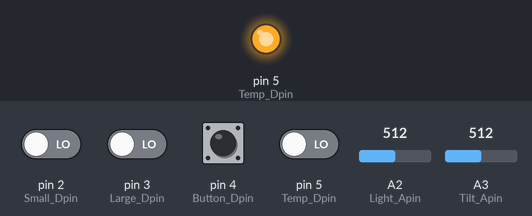
A sketch run on a simulated Arduino Uno, built with avr-gcc and run on an emulated ATmega328P. Parts: output pins drawn as LEDs (lit = HIGH). Inputs (shaded band) come from the test bench; at power-on: pin 4 (Button_Dpin) HIGH, pin 2 (Small_Dpin), pin 3 (Large_Dpin), pin 5 (Temp_Dpin) LOW, A2 (Light_Apin) = 512, A3 (Tilt_Apin) = 512. What the sketch prints to the serial monitor is not drawn.

Above: at 0.1 s.
Timing chart, 0 to 61.6 s (numbered marks = the images above):
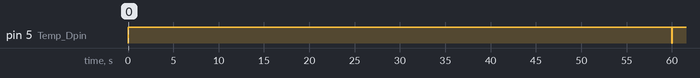

The sketch:

Sensor4.ino
```cpp
#include "Thread.h"
#include "ThreadController.h"
#include "TimerOne.h"

// SET ALL THE INTERFACES
const int Small_Dpin = 2;
const int Small_Apin = A0;
const int Large_Dpin = 3;
const int Large_Apin = A1;
const int Temp_Dpin = 5;
const int Button_Dpin = 4;
const int Light_Apin = A2;
const int Tilt_Apin = A3;
byte Tdat[3];

// SET GLOBAL VARIABLES FOR READING
int Sounds = 0;
int Bump = 0;
int Buttons = 9000;
int Lights = 0;
int Lamp = 0;
int Tilts = 0;
int Move = 0;
int n = 0;

ThreadController controller = ThreadController();
Thread Sound = Thread();
Thread Temp = Thread();
Thread Button = Thread();
Thread Light = Thread();
Thread Tilt = Thread();

//Callbacks
void Soundcallback(){
  int SoundWas = 0;
  int s = 0;
  SoundWas = Sounds;
  if(digitalRead(Small_Dpin)==1){
    Sounds = analogRead(Small_Apin);
  }
  if(digitalRead(Large_Dpin)==1){
    Sounds = Sounds + analogRead(Large_Apin);
  }
  s = SoundWas - Sounds;
  if( s >= 3){
    Bump = 1;
  }
}
void Tempcallback(){
  //noInterrupts();
  //read_temp();
  //interrupts();
}
void Buttoncallback(){
  Buttons = digitalRead(Button_Dpin);
}
void Lightcallback(){
  int LightWas = 0;
  int l = 0;
  LightWas = Lights;
  Lights = analogRead(Light_Apin);
  l = LightWas - Lights;
  if( abs(l) >= 50){
    Lamp = 1;
  }
}
void Tiltcallback(){
  int TiltWas = 0;
  int t = 0;
  TiltWas = Tilts;
  Tilts = analogRead(Tilt_Apin);
  t = TiltWas - Tilts;
  if( t >= 600){
    Move = 1;
  }
}

// This is the callback for the Timer
void timerCallback(){
  controller.run();
}

void setup(){
  pinMode(Small_Dpin, INPUT);
  pinMode(Large_Dpin, INPUT);
  pinMode(Temp_Dpin, OUTPUT);
  digitalWrite(Temp_Dpin,HIGH);

  Serial.begin(9600);

  Sound.onRun(Soundcallback);
  Sound.setInterval(10);
  Temp.onRun(Tempcallback);
  Temp.setInterval(300000);
  Button.onRun(Buttoncallback);
  Button.setInterval(100);
  Light.onRun(Lightcallback);
  Light.setInterval(10000);
  Tilt.onRun(Tiltcallback);
  Tilt.setInterval(200);

  controller.add(&Sound);
  controller.add(&Temp);
  controller.add(&Button);
  controller.add(&Light);
  controller.add(&Tilt);

  Timer1.initialize(10000);
  Timer1.attachInterrupt(timerCallback);
}

void loop(){
  if(n >= 30){            //30 is roughtly every minute, 1800 is roughly hourly
    //noInterrupts();
    read_temp();
    //interrupts();
    if(Tdat[2] > 44){
      Tdat[2] = 0;
    }
    if(Tdat[0] > 100){
      Tdat[0] = 0;
    }
    n=0;
  }
  n=n+1;

  delay(1000);

  //Print the fresh readings
  if(Bump == 1){
    Serial.println("A Bump Was Detected.");
    Bump = 0;
  }
  if(Tdat[2] != 0  && Tdat[2] < 44){
    Serial.print("Temp: ");
    Serial.println(Tdat[2]*9/5+32);
    Tdat[2]=0;
  }
  if(Tdat[0] != 0 &&  Tdat[0] < 100){
    Serial.print("Humidity: ");
    Serial.println(Tdat[0]);
    Tdat[0]=0;
  }
  if(Buttons != 9000){
    //Serial.print("Button: ");
    //Serial.println(Buttons);
  }
  if(Lamp == 1 ){
    Serial.println("A light was turned on/off.");
    Lamp = 0;
  }
  if(Move == 1 ){
    Serial.println("I'm certain something shook me.");
    Move = 0;
  }

  delay(1000);
}

//Function for Reading Temp/Humidity sensor
byte read_temp()
{
  byte i=0;
  byte j=0;
  digitalWrite(Temp_Dpin,LOW);
  delay(50);
  digitalWrite(Temp_Dpin,HIGH);
  delayMicroseconds(100);
  pinMode(Temp_Dpin,INPUT);
  delayMicroseconds(100);
  for (i=0; i<3; i++)
  {
    for(j=0; j<8; j++)
    {
      while(digitalRead(Temp_Dpin)==LOW);{
        delayMicroseconds(27);
        if (digitalRead(Temp_Dpin)==HIGH){
          Tdat[i] |=(1<<(7-j));
          while(digitalRead(Temp_Dpin)==HIGH);
        }
      }
    }
  }
  pinMode(Temp_Dpin,OUTPUT);
  digitalWrite(Temp_Dpin,HIGH);
}
```

Measured:
- by itself, pin 5 (Temp_Dpin): HIGH → LOW at 60.0 s, → HIGH 0.05 s later
